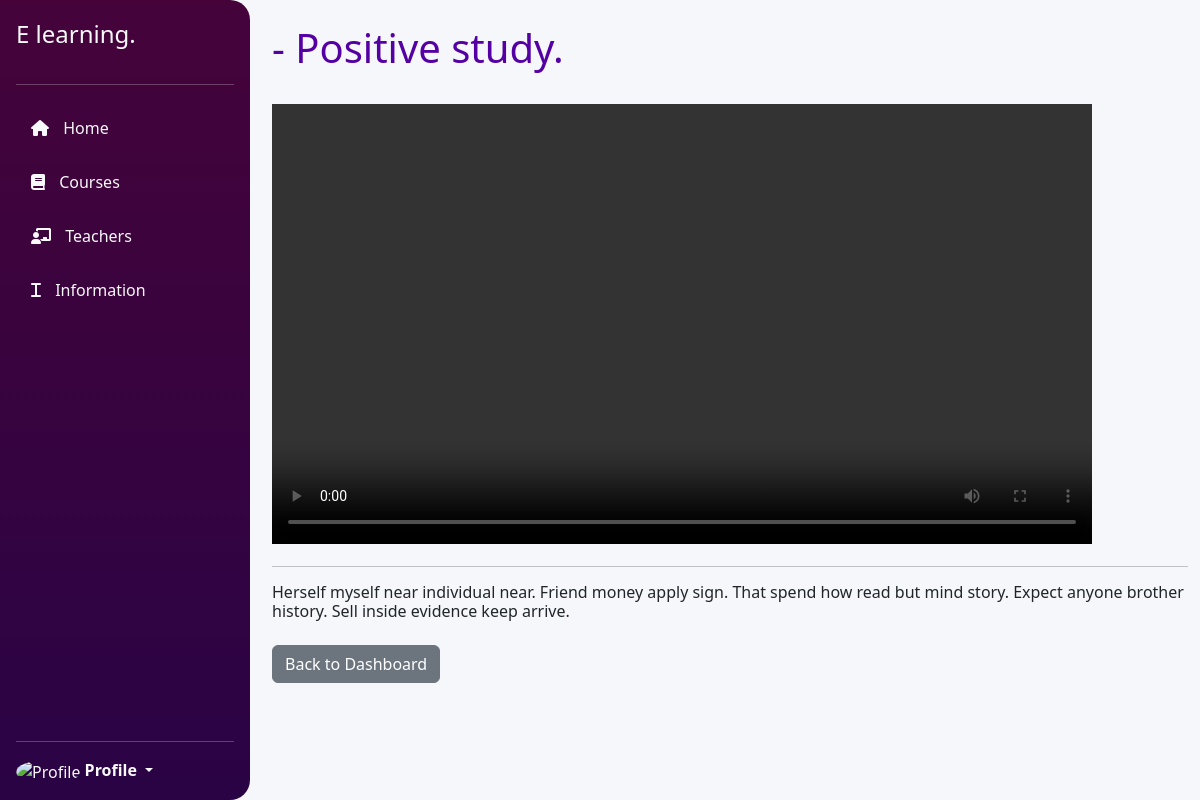
Page /course/12/ (signed in) on the committed database.
### lms/models.py (models this page shows, shortened)
class Course(models.Model):
    title = models.CharField(max_length=100)
    description = models.TextField()
    created_by = models.ForeignKey(UserProfile, on_delete=models.CASCADE, limit_choices_to={'user_type': 'teacher'})
    video = models.FileField(upload_to='course_videos/', blank=True, null=True, default='course_videos/default.mp4')
    def get_video_url(self):
        if self.video:
            return self.video.url
        return '/media/course_videos/default.mp4'

### lms/views.py (the view)
# urls.py: path('course/<int:course_id>/', view_course, name='view_course'),
@login_required
def view_course(request, course_id):
    course = get_object_or_404(Course, id=course_id)
    context = {
        'course': course,
        'video_url': course.get_video_url()
    }
    return render(request, 'view_course.html', context)

### lms/templates/view_course.html (shortened to what this page needs)
{% extends 'base.html' %}
{% load static %}
{% block content %}
<div class="container-a" style="margin-left: 130px;">
    <br>
    <h1 style="color: rgb(84, 0, 163);">- {{ course.title }}</h1>
    <br>
    <video autoplay loop width="820" height="440" controls>
        <source src="{{ video_url }}" type="video/mp4">
    </video>
    <hr>
    <h6 > {{ course.description }}</h6>
    <div class="mt-4">
        <a href="{% url 'dashboard' %}" class="btn btn-secondary">Back to Dashboard</a>
    </div>
</div>
{% endblock %}

### lms/static/css/teacher.css (style rules this page uses)
body { background-color: #f5f7fa; }

### rows in the picture
Course: title "Positive study.", description "Herself myself near individual near. Friend money apply sign. That spend how read but mind story. Expect anyone brother history. Sell inside evidence keep arrive."
